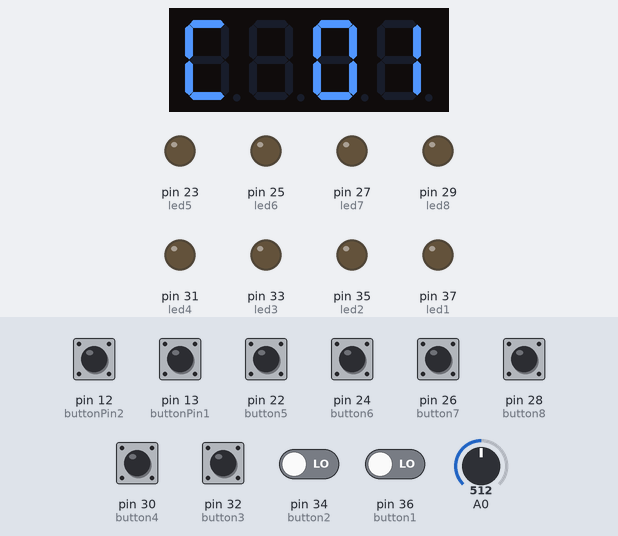
This sketch was run on a simulated Arduino Mega 2560, built with avr-gcc and run on an emulated ATmega2560. On the bench: 4-digit seven-segment display, output pins drawn as LEDs (lit = HIGH). Inputs (shaded band) come from the test bench; at power-on: pin 12 (buttonPin2), pin 13 (buttonPin1) HIGH, pin 22 (button5), pin 24 (button6), pin 26 (button7), pin 28 (button8), pin 30 (button4), pin 32 (button3), pin 34 (button2), pin 36 (button1) LOW, A0 = 512. MIDI output is not drawn.

Above: at 7.5 s.
7.6 s: pin 12 (buttonPin2) pulled LOW for 0.15 s
At 9.85 s:
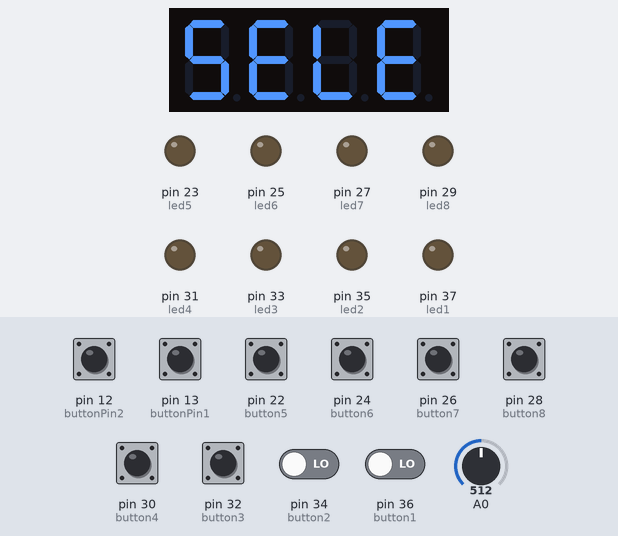
10.7 s: pin 32 (button3) pulled HIGH for 1 s
12.3 s: pin 22 (button5) pulled HIGH for 1 s
At 15.2 s:
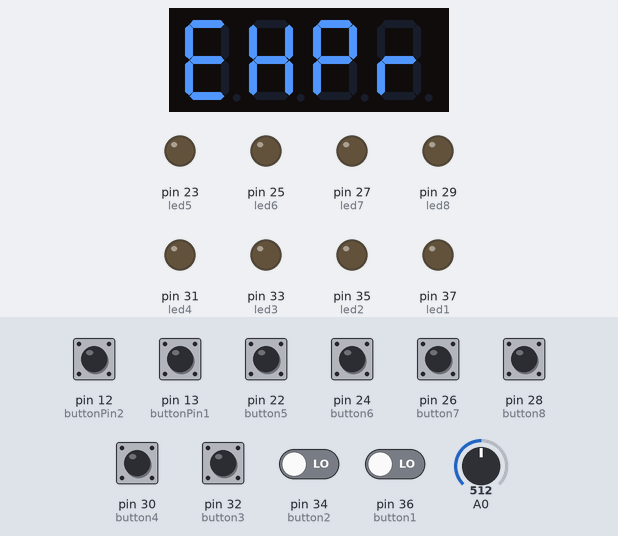
16.3 s: pin 34 (button2) driven HIGH
At 18.0 s:
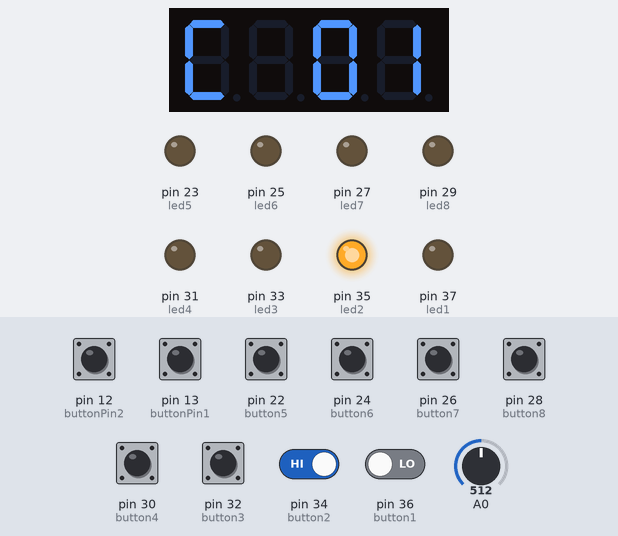
18.2 s: pin 13 (buttonPin1) pulled LOW for 0.15 s
At 21.1 s:
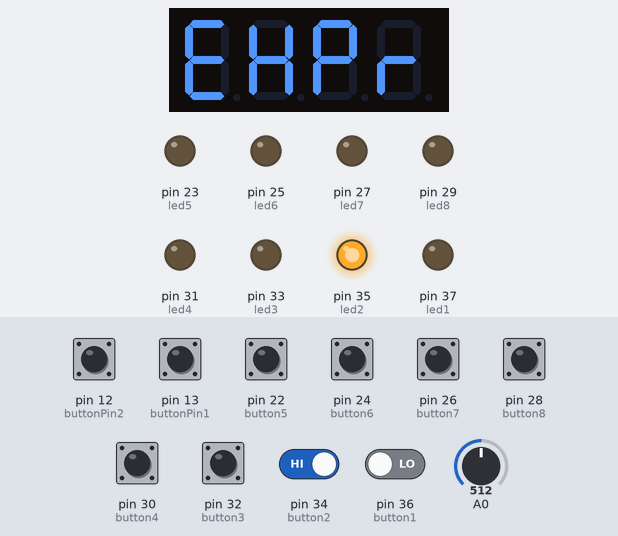
21.3 s: pin 36 (button1) driven HIGH
At 25.17 s:
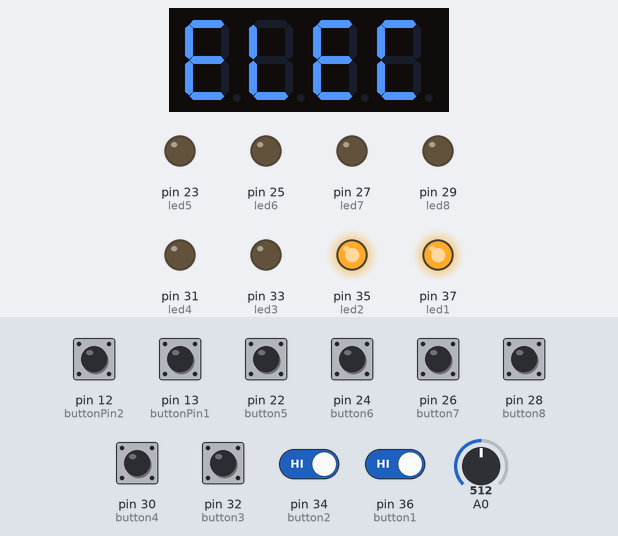
Timing chart, 0 to 25.3 s (numbered marks = the images above; inputs shaded):
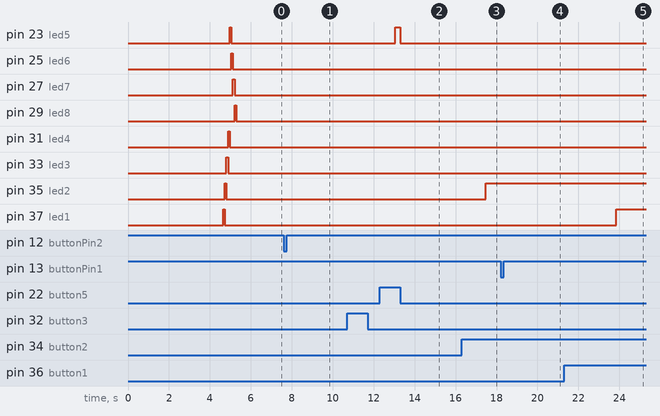

Measured:
- after the input at 7.6 s, the display: first changes after 0.16 s (image 1 shows a later state)
- after the input at 12.3 s, pin 23 (led5): LOW → HIGH after 0.76 s, → LOW 0.25 s later
- after the input at 16.3 s, pin 35 (led2): LOW → HIGH after 1.2 s
- after the input at 21.3 s, pin 37 (led1): LOW → HIGH after 2.6 s
- what the display in image 2 shows lasts 1.0 s, from 14.4 s to 15.4 s

The sketch:

MIDI_Foot_Controller_V3.ino
```cpp
//SevenSegmentTM1637
// diodo 40
// cat 42
//CC EXPR Selector
// switch 1  pwm 13
// switch 2 pwm 12

#include "SevenSegmentTM1637.h"
#include <MIDI.h>

MIDI_CREATE_DEFAULT_INSTANCE ()

const int led1 = 37;
const int led2 = 35;
const int led3 = 33;
const int led4 = 31;
const int led5 = 23;
const int led6 = 25;
const int led7 = 27;
const int led8 = 29;


const int button1 = 36;
const int button2 = 34;
const int button3 = 32;
const int button4 = 30;
const int button5 = 22;
const int button6 = 24;
const int button7 = 26;
const int button8 = 28;


int button1State = 0;
int button2State = 0;
int button3State = 0;
int button4State = 0;
int button5State = 0;
int button6State = 0;
int button7State = 0;
int button8State = 0;


int channel1 = 1;
int channel2 = 1;
int channel3 = 1;
int channel4 = 1;
int channel5 = 1;
int channel6 = 1;
int channel7 = 1;
int channel8 = 1;


int ctrl1Default = 100;  //CC# of button 1
int ctrl2Default = 101;
int ctrl3Default = 102;
int ctrl4Default = 103;
int ctrl5Default = 104;  //CC# of button 1
int ctrl6Default = 105;
int ctrl7Default = 106;
int ctrl8Default = 107;

int ctrl1 = 100;  //CC# of button 1
int ctrl2 = 101;
int ctrl3 = 102;
int ctrl4 = 103;
int ctrl5 = 104;  //CC# of button 1
int ctrl6 = 105;
int ctrl7 = 106;
int ctrl8 = 107;


int note1 = 0;
int note2 = 0;
int note3 = 0;
int note4 = 0;
int note5 = 0;
int note6 = 0;
int note7 = 0;
int note8 = 0;


//Variable for Potentiometer
int analogValue = 0;
int lastAnalogValue = 128; //Valor de inicio, se usa para comparar con el valor anterior11

/// Expression ctrl

// this constant won't change:
const int  buttonPin1 = 13;    // the pin that the pushbutton is attached to
const int  buttonPin2 = 12;

// Variables will change:
int buttonPushCounter = 1;   // counter for the number of button presses

int buttonState1 = 0;         // current state of the button
int buttonState2 = 0;

int lastButtonState1 = 0;     // previous state of the button
int lastButtonState2 = 0;     // previous state of the button

int CCnumber = 1;

//int analogValue=0;
//int lastAnalogValue=128; //Valor de inicio, se usa para comparar con el valor anterior


//display

const byte PIN_CLK = 42;  // define CLK pin (any digital pin)
const byte PIN_DIO = 40;  // define DIO pin (any digital pin)
SevenSegmentTM1637    display(PIN_CLK, PIN_DIO);

int count1 = 0;
int count2 = 0;
int scene = 1;

int exprState = 0;
int lastExprState = 0;
int exprToggle = 0;

int ledIndex[8] = {37, 35, 33, 31, 23, 25, 27, 29};

void setup () {

  Serial.begin (31250);
  MIDI.begin (1);

  pinMode (led1, OUTPUT);
  pinMode (led2, OUTPUT);
  pinMode (led3, OUTPUT);
  pinMode (led4, OUTPUT);
  pinMode (led5, OUTPUT);
  pinMode (led6, OUTPUT);
  pinMode (led7, OUTPUT);
  pinMode (led8, OUTPUT);


  pinMode (button1, INPUT);
  pinMode (button2, INPUT);
  pinMode (button3, INPUT);
  pinMode (button4, INPUT);
  pinMode (button5, INPUT);
  pinMode (button6, INPUT);
  pinMode (button7, INPUT);
  pinMode (button8, INPUT);

  // Expression ctrl

  pinMode(buttonPin1, INPUT_PULLUP);
  // initialize the LED as an output:
  pinMode(buttonPin2, INPUT_PULLUP);


  ///display
  display.begin();            // initializes the display
  display.setBacklight(100);
  display.print("ABREGU MIDI CTRL");      // display INIT on the display

  //ANIMACION LEDS
  for (int ledCount = 0; ledCount <= 8 ; ledCount++) {
    digitalWrite (ledIndex[ledCount] , HIGH);
    delay (80);
    digitalWrite (ledIndex[ledCount], LOW);
  }


  display.print("LOAD");
  display.blink ();
  display.clear();

}

void loop () {


  if (digitalRead (13) == HIGH) {
    count1 = ++count1;
    if (count1 == 500) {
      scene = 2;
      count1 = 0 ;
      buttonPushCounter = buttonPushCounter - 1; // para que vuelva al control que dejó al pulsar el btn
    }
    delay (1);
  }
  else {
    count1 = 0 ;
  }

  if (digitalRead (12) == HIGH) {
    count2 = ++count2;
    if (count2 == 500) {
      scene = 3;
      count2 = 0 ;
      buttonPushCounter = buttonPushCounter + 1; // para que vuelva al control que dejó al pulsar el btn
    }
    delay (1);
  }
  else {
    count2 = 0 ;
  }


  button1State = digitalRead(button1);
  button2State = digitalRead(button2);
  button3State = digitalRead(button3);
  button4State = digitalRead(button4);
  button5State = digitalRead(button5);
  button6State = digitalRead(button6);
  button7State = digitalRead(button7);
  button8State = digitalRead(button8);


  switch (scene) {
    //////***************/////

    case 1:


      //****Button & LED 1****//
      if (button1State == HIGH) {
        if (note1 == 0) {
          digitalWrite (led1, HIGH);
          MIDI.sendControlChange(ctrl1, 127, channel1);

          note1 = 1;
        }
      }
      else {
        if (note1 == 1) {
          digitalWrite(led1, LOW);
          MIDI.sendControlChange(ctrl1, 0, channel1);
          note1 = 0;
        }
      }

      //****Button & LED 2*****//
      if (button2State == HIGH) {
        if (note2 == 0) {
          digitalWrite (led2, HIGH);
          MIDI.sendControlChange(ctrl2, 127, channel2);
          note2 = 1;
        }
      }
      else {
        if (note2 == 1) {
          digitalWrite(led2, LOW);
          MIDI.sendControlChange(ctrl2, 0, channel2);
          note2 = 0;

        }
      }

      //****Button & LED 3*****//
      if (button3State == HIGH) {
        if (note3 == 0) {
          digitalWrite (led3, HIGH);
          MIDI.sendControlChange(ctrl3, 127, channel3);
          note3 = 1;
        }
      }
      else {
        if (note3 == 1) {
          digitalWrite(led3, LOW);
          MIDI.sendControlChange(ctrl3, 0, channel3);
          note3 = 0;
        }
      }

      //****Button & LED 4*****//
      if (button4State == HIGH) {
        if (note4 == 0) {
          digitalWrite (led4, HIGH);
          MIDI.sendControlChange(ctrl4, 127, channel4);
          note4 = 1;
        }
      }
      else {
        if (note4 == 1) {
          digitalWrite(led4, LOW);
          MIDI.sendControlChange(ctrl4, 0, channel4);
          note4 = 0;
        }
      }

      //****Button & LED 5****//
      if (button5State == HIGH) {
        if (note5 == 0) {
          digitalWrite (led5, HIGH);
          MIDI.sendControlChange(ctrl5, 127, channel5);

          note5 = 1;
        }
      }
      else {
        if (note5 == 1) {
          digitalWrite(led5, LOW);
          MIDI.sendControlChange(ctrl5, 0, channel5);
          note5 = 0;
        }
      }

      //****Button & LED 6*****//
      if (button6State == HIGH) {
        if (note6 == 0) {
          digitalWrite (led6, HIGH);
          MIDI.sendControlChange(ctrl6, 127, channel6);
          note6 = 1;
        }
      }
      else {
        if (note6 == 1) {
          digitalWrite(led6, LOW);
          MIDI.sendControlChange(ctrl6, 0, channel6);
          note6 = 0;

        }
      }

      //****Button & LED 7*****//
      if (button7State == HIGH) {
        if (note7 == 0) {
          digitalWrite (led7, HIGH);
          MIDI.sendControlChange(ctrl7, 127, channel7);
          note7 = 1;
        }
      }
      else {
        if (note7 == 1) {
          digitalWrite(led7, LOW);
          MIDI.sendControlChange(ctrl7, 0, channel7);
          note7 = 0;

        }
      }
      //****Button & LED 8*****//
      if (button8State == HIGH) {
        if (note8 == 0) {
          digitalWrite (led8, HIGH);
          MIDI.sendControlChange(ctrl8, 127, channel6);
          note8 = 1;
        }
      }
      else {
        if (note8 == 1) {
          digitalWrite(led8, LOW);
          MIDI.sendControlChange(ctrl8, 0, channel8);
          note8 = 0;

        }
      }
      //****EXPR Pedal****//

      ////escaleo el rango 0-1023
      //int analogValue= 127 -(abs(analogRead (0)/8));
      //
      // //si la diferencia entre lastAnalogValue y el Valor entrante (analogValue) es  > 1 o < -1
      // //entonces mando valor. Si no hay cambio, no mando nada.
      // if ((analogValue - lastAnalogValue) > 1 || (analogValue-lastAnalogValue) < -1) {
      //
      //  MIDI.sendControlChange( 1, analogValue, 1);
      //  lastAnalogValue = analogValue; // queda el ultimo valor del pote.
      //
      //   }
      //

      ///
      buttonState1 = digitalRead(buttonPin1);

      // compare the buttonState to its previous state
      if (buttonState1 != lastButtonState1) {
        // if the state has changed, increment the counter
        if (buttonState1 == HIGH) {
          // if the current state is HIGH then the button
          // wend from off to on:
          buttonPushCounter++;

        }
        else {

        }
        // Delay a little bit to avoid bouncing
      }
      // save the current state as the last state,
      //for next time through the loop
      lastButtonState1 = buttonState1;

      //////////////////////////////////////////////////////////
      // read the pushbutton input pin:
      buttonState2 = digitalRead(buttonPin2);

      // compare the buttonState to its previous state
      if (buttonState2 != lastButtonState2) {
        // if the state has changed, increment the counter
        if (buttonState2 == HIGH) {
          // if the current state is HIGH then the button
          // wend from off to on:
          buttonPushCounter--;

        }
        else {

        }
        // Delay a little bit to avoid bouncing
        //delay(50);
      }
      // save the current state as the last state,
      //for next time through the loop
      lastButtonState2 = buttonState2;

      //////////////LIMITO EL CCnro = 0

      if (buttonPushCounter < 0) {
        buttonPushCounter = 0;
      }
      /////////MIDI POTENTIOMETER/////////////////////////////////////////////////////////////


      CCnumber = buttonPushCounter;
      if (exprState == 1) {
        analogValue = analogRead (0) / 8;
      }
      else {
        analogValue = 0;
      }

      if (analogValue  != lastAnalogValue) {
        if ((analogValue < (lastAnalogValue - 1)) || (analogValue > (lastAnalogValue + 1))) {


          MIDI.sendControlChange( CCnumber, analogValue, 1);
          lastAnalogValue = analogValue; // queda el ultimo valor del pote.

        }

      }

      ///DISPLAY


      display.setCursor (0, 0);
      display.print("C ");
      if (buttonPushCounter < 10) {
        display.setCursor (0, 2);
        display.print("0");
        display.setCursor (0, 3);
        display.print(buttonPushCounter);
      }
      else {
        display.setCursor (0, 2);
        display.print(buttonPushCounter);
      }

      delay (1);

      break;
    /////////////////***********************/////////////////////////////
    case 2:
      display.setCursor (0, 0);
      display.print("SELECT ");
      display.clear();


      if (digitalRead (36) == HIGH) {
        ctrl1 = ctrl1Default;
        ctrl2 = ctrl2Default;
        ctrl3 = ctrl3Default;
        ctrl4 = ctrl4Default;
        ctrl5 = ctrl5Default;
        ctrl6 = ctrl6Default;
        ctrl7 = ctrl7Default;
        ctrl8 = ctrl8Default;
        delay (20);
        display.setCursor (0, 0);
        display.print("Scn1");
        display.blink();
        delay (500);
        scene = 1;
      }

      else if (digitalRead (34) == HIGH) {
        ctrl1 = ctrl1Default + 8;
        ctrl2 = ctrl2Default + 8;
        ctrl3 = ctrl3Default + 8;
        ctrl4 = ctrl4Default + 8;
        ctrl5 = ctrl5Default + 8;
        ctrl6 = ctrl6Default + 8;
        ctrl7 = ctrl7Default + 8;
        ctrl8 = ctrl8Default + 8;
        delay (20);
        display.setCursor (0, 0);
        display.print("Scn2");
        display.blink();
        delay (500);
        scene = 1;
      }

      else if (digitalRead (32) == HIGH) {
        ctrl1 = ctrl1Default + 16;
        ctrl2 = ctrl2Default + 16;
        ctrl3 = ctrl3Default + 16;
        ctrl4 = ctrl4Default + 16;
        ctrl5 = ctrl5Default + 16;
        ctrl6 = ctrl6Default + 16;
        ctrl7 = ctrl7Default + 16;
        ctrl8 = ctrl8Default + 16 ;
        delay (20);
        display.setCursor (0, 0);
        display.print("Scn3");
        display.blink();
        delay (500);
        scene = 1;
      }

      break;


    case 3:


      exprState = 1 - exprState;

      if (exprState == 1) {
        display.setCursor (0, 0);
        display.print("EXPR");
        delay (1000);
        display.print("ON  ");
        delay (1000);
        display.blink();
        scene = 1;

      }
      else {
        display.setCursor (0, 0);
        display.print("EXPR");
        delay (1000);
        display.print("OFF ");
        delay (1000);
        display.blink();
        scene = 1;
      }


      break;

  } // cierra switch

} // cierra void
```
